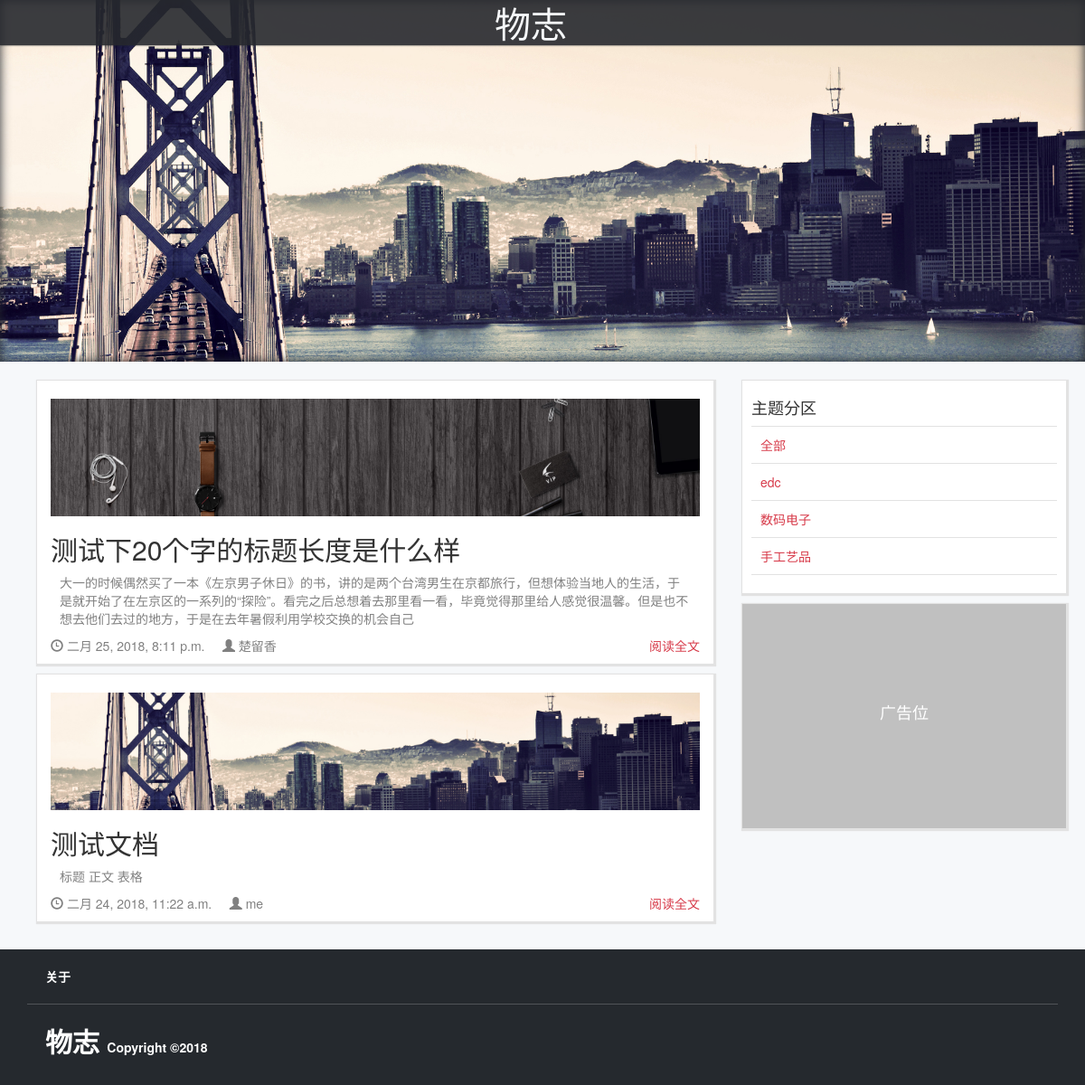
The app's page /?catalog=edc, older data.
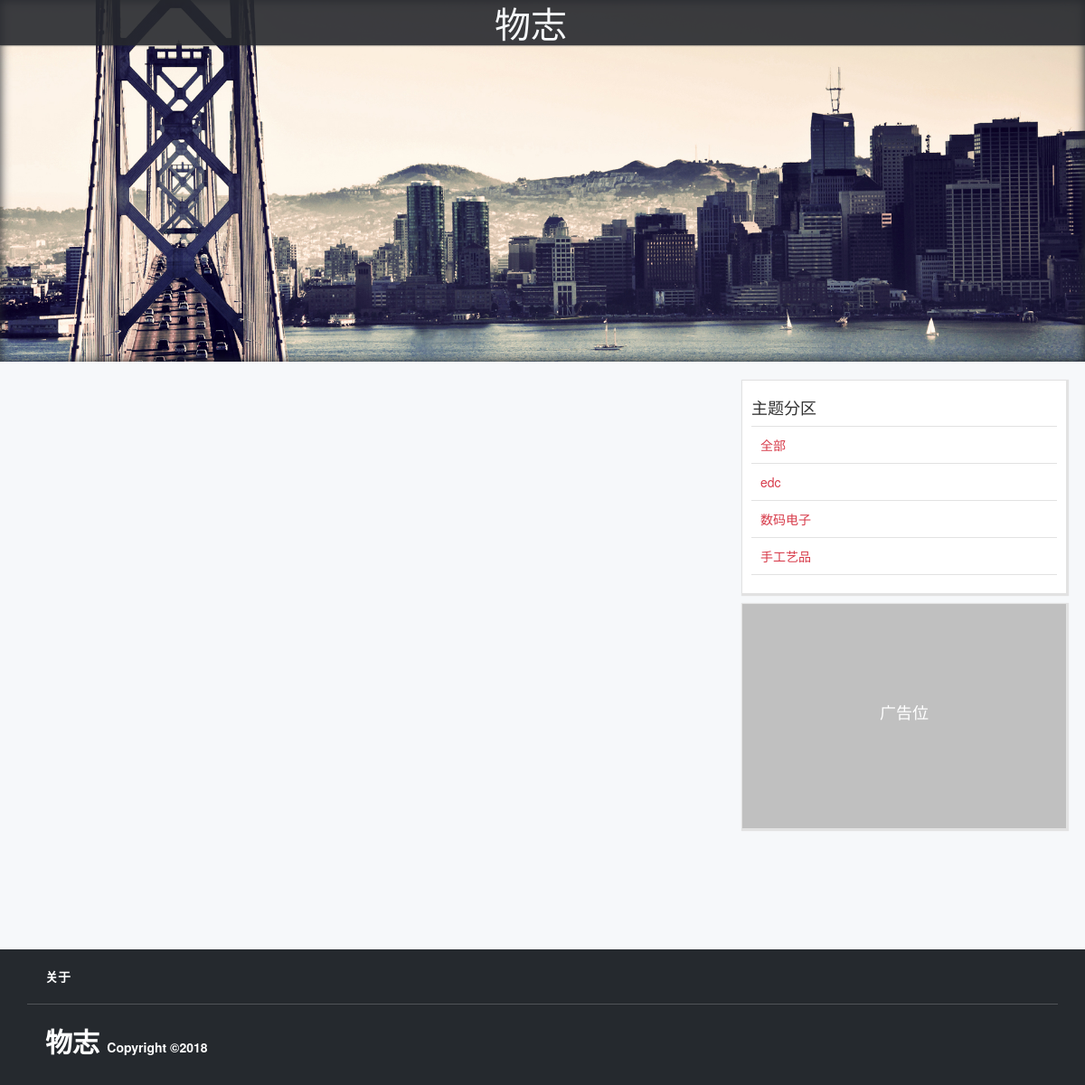
The same page, newer data.
### article/models.py (models this page shows, shortened)
class Article(models.Model):
    id=models.AutoField(primary_key=True)
    section=models.ForeignKey(Section,on_delete=models.CASCADE,default=0)
    author_id = models.ForeignKey(Profile,on_delete=models.CASCADE,default=0)
    author = models.CharField(max_length=128,default='')
    publish_time = models.DateTimeField(auto_now_add=True,editable=False)
    cover = models.ImageField(upload_to='static/upload/', blank=True, null=True)
    title = models.CharField(max_length=1024)
    detail = HTMLField()
    ip = models.GenericIPAddressField(blank=True,null=True)
    tag = models.CharField(max_length=128, blank=True, null=True)
    visible = models.CharField(choices=(('Y','是'),('N','否')),max_length=64,default='N')
    readtime = models.IntegerField(default=0)
    class Meta:
        db_table ="article"
        ordering = ['-publish_time']

class Section(models.Model):
    id = models.AutoField(primary_key=True)
    name = models.CharField(max_length=256)
    class Meta:
        db_table ="Section"

### edconline/views.py (the view)
# urls.py: path('', views.homepage),
def homepage(request):
    query = request.GET.items()
    data = {}
    for i in query:
        data[i[0]]=i[1]
    if request.user.is_authenticated :# and request.user.has_perm('cmdb.permit')):
        username = request.user.username
    else:
        username = None
    imgs = os.listdir('static/upload/')
    cover = random.sample(imgs,1)[0]
    if 'catalog' in data:
        qset = (Q(section__name=data['catalog']))
        arts = Article.objects.filter(qset).order_by('-publish_time')
    else:
        arts = Article.objects.all().order_by('-publish_time')
    return render(request,'index.html',{'cover':cover,'arts':arts})

### edconline/globalarg.py (called while the page is built)
def settings(request):
	secs = Section.objects.all()
	return {'secs':secs}

### templates/index.html (shortened to what this page needs)
{% extends 'base.html' %}
{% block banner %}
<div class="banner" style="background:url(/static/upload/{{cover}}) no-repeat;background-position:center;background-size:cover;">
</div>
{% endblock %}
{% block content %}
	{% for i in arts %}
	<div class="card">
		<div class="preview row">
				<div class="preview-image" style="background:url({{i.cover}}) no-repeat;background-position:center;background-size:cover;">
			</div>
			<div class="preview-info">
				<h2>{{i.title}}</h2>
				<p class="fad">{{i.detail|striptags|truncatechars:140|safe}} </p>
				<span class="glyphicon glyphicon-time fad"> </span>&nbsp;<span class="fad">{{i.publish_time}}</span>
				<span class="glyphicon glyphicon-user fad"> </span>&nbsp;<span class="fad">{{i.author}}</span>
				<span class="pull-right">
					<span><a href="/article/{{i.id}}/">阅读全文</a></span>
				</span>
			</div>
		</div>
	</div>
	{% endfor %}
{% endblock %}

### templates/base.html (shortened to what this page needs)
<!DOCTYPE html>
{% load staticfiles %}
<html>
	<head>
	    <link href="/static/bootstrap/css/bootstrap.min.css" rel="stylesheet">
    	<link href="/static/bootstrap/css/style.css" rel="stylesheet">
		<link href='http://cdn.webfont.youziku.com/webfonts/nomal/114602/46453/5a919786f629d911e0099415.css' rel='stylesheet' type='text/css' />
	</head>
	<body>
		<nav class="navbar-collapse collapse navbar-fixed-top">
			<div class="container">
				<ul class="nav navbar-nav">
					<li class="css106de12c1c1bfaa ">
						<a class="logo" href='/'>物志</a>
					</li>
					<li class="navbar-right">
					{% if request.user %}
					<a href="#">{{request.user.username}}</a>
					{% else%}
					    <a href="#">登录</a>
					{% endif %}
					</li>
				</ul>
			</div>
		</nav>
		{% block banner %}{% endblock %}
		<div class="container-fluid">
			<div class="container">
				<div class="row ">
					<div class="content col-md-8">
						{% block content %}{% endblock%}
					</div>
					<div class="sidebar col-md-4">
					{% block sidebar %}
					        <div class="card">
					                <h4>主题分区</h4>
					                <span class="sep"></span>
					                <p><a href="/">全部</a></p>
					                <span class="sep"></span>
					                {% for i in secs %}
					                        <p><a href="/?catalog={{i.name}}">{{i.name}}</a></p>
					                        <span class="sep"></span>
					                {% endfor %}
					        </div>
					        <div class="card ad2">
					                <h4>广告位</h4>
					        </div>
					{% endblock %}
				</div>
			</div>
		</div>
	<footer class="foot-wrap">
	        <div class="container">
					<section class="foot-top">
							<strong>
								<a href="" >关于</a>
							<strong>
					</section>
					<section class="foot-bottom">
						<span class="css106de12c1c1bfaa" style="font-size:30px;font-color:#d73a49">
							<a class="logo" href='/'>物志</a>
						</span>
						Copyright ©2018
					</section>
			</div>
	</footer>
	</body>
</html>

Row changes from the older to the newer data that the page shows:
removed Article: cover (picture), title "测试下20个字的标题长度是什么样", detail "大一的时候偶然买了一本《左京男子休日》的书，讲的是两个台湾男生在京都旅行，但想体验当地人的生活，于是就开始了在左京区的一系列的“探险”。看完之后总想着去那里看一看，毕竟觉得那里给人感觉很温馨。但是也不想去他们去过的地方，于是在去年暑假利用学校交换的机会自己", publish_time "二月 25, 2018, 8:11 p.m.", author "楚留香"
removed Article: cover (picture), title "测试文档", detail "标题 正文 表格", publish_time "二月 24, 2018, 11:22 a.m.", author "me"
